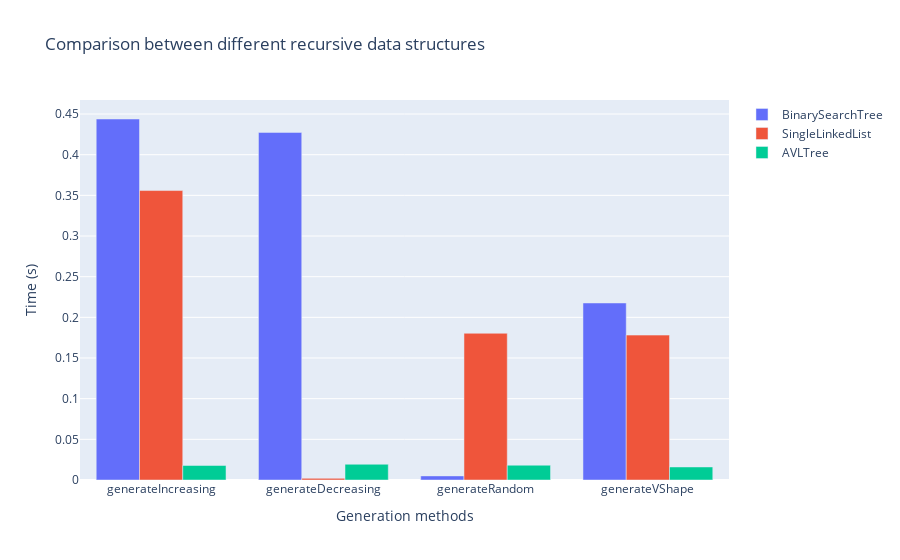

The code cell stored with this chart in its notebook:
### Code cell
import plotly.graph_objects as go

fig = go.Figure()

for key, item in times.items():
    keys = list(item.keys())
    values = list(item.values())
    fig.add_trace(go.Bar(x=keys, y=values, name=key))

fig.update_layout(barmode='group',
                  title='Comparison between different recursive data structures',
                  xaxis_title='Generation methods',
                  yaxis_title='Time (s)')


fig.show()

### Figure 1 — Plotly figure (JSON) as saved in the notebook; plotly's stock layout.template omitted (floating-point values rounded to 4 significant figures)
{"data": [{"name": "BinarySearchTree", "type": "bar", "x": ["generateIncreasing", "generateDecreasing", "generateRandom", "generateVShape"], "y": [0.4439, 0.4274, 0.005043, 0.2177]}, {"name": "SingleLinkedList", "type": "bar", "x": ["generateIncreasing", "generateDecreasing", "generateRandom", "generateVShape"], "y": [0.3559, 0.002002, 0.1804, 0.1782]}, {"name": "AVLTree", "type": "bar", "x": ["generateIncreasing", "generateDecreasing", "generateRandom", "generateVShape"], "y": [0.01786, 0.01936, 0.01821, 0.01604]}], "layout": {"barmode": "group", "title": {"text": "Comparison between different recursive data structures"}, "xaxis": {"title": {"text": "Generation methods"}}, "yaxis": {"title": {"text": "Time (s)"}}}}
